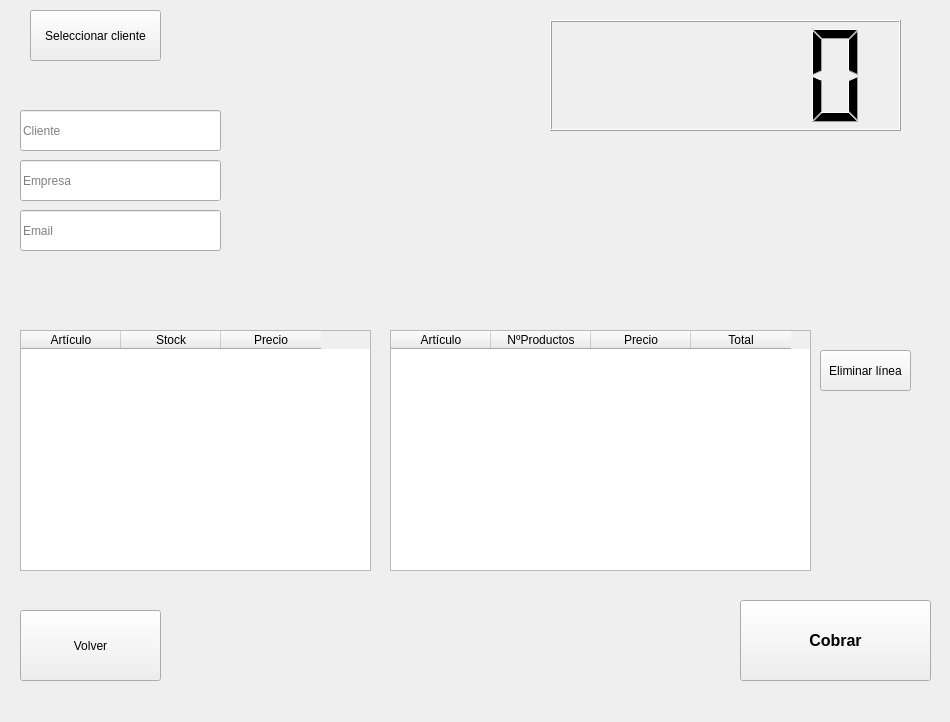
<?xml version="1.0" encoding="UTF-8"?>
<ui version="4.0">
 <class>TPV</class>
 <widget class="QMainWindow" name="TPV">
  <property name="geometry">
   <rect>
    <x>0</x>
    <y>0</y>
    <width>950</width>
    <height>722</height>
   </rect>
  </property>
  <property name="minimumSize">
   <size>
    <width>950</width>
    <height>722</height>
   </size>
  </property>
  <property name="maximumSize">
   <size>
    <width>950</width>
    <height>722</height>
   </size>
  </property>
  <property name="windowTitle">
   <string>TPV</string>
  </property>
  <widget class="QWidget" name="centralwidget">
   <widget class="QPushButton" name="btnSeleccionar">
    <property name="geometry">
     <rect>
      <x>30</x>
      <y>10</y>
      <width>131</width>
      <height>51</height>
     </rect>
    </property>
    <property name="text">
     <string>Seleccionar cliente</string>
    </property>
   </widget>
   <widget class="QPushButton" name="btnCobrar">
    <property name="geometry">
     <rect>
      <x>740</x>
      <y>600</y>
      <width>191</width>
      <height>81</height>
     </rect>
    </property>
    <property name="font">
     <font>
      <pointsize>12</pointsize>
      <weight>75</weight>
      <bold>true</bold>
     </font>
    </property>
    <property name="text">
     <string>Cobrar</string>
    </property>
   </widget>
   <widget class="QLineEdit" name="lineNombre">
    <property name="geometry">
     <rect>
      <x>20</x>
      <y>110</y>
      <width>201</width>
      <height>41</height>
     </rect>
    </property>
    <property name="placeholderText">
     <string>Cliente</string>
    </property>
   </widget>
   <widget class="QLineEdit" name="lineEmpresa">
    <property name="geometry">
     <rect>
      <x>20</x>
      <y>160</y>
      <width>201</width>
      <height>41</height>
     </rect>
    </property>
    <property name="placeholderText">
     <string>Empresa</string>
    </property>
   </widget>
   <widget class="QLineEdit" name="lineEmal">
    <property name="geometry">
     <rect>
      <x>20</x>
      <y>210</y>
      <width>201</width>
      <height>41</height>
     </rect>
    </property>
    <property name="placeholderText">
     <string>Email</string>
    </property>
   </widget>
   <widget class="QTableWidget" name="tableInventario">
    <property name="geometry">
     <rect>
      <x>20</x>
      <y>330</y>
      <width>351</width>
      <height>241</height>
     </rect>
    </property>
    <column>
     <property name="text">
      <string>Artículo</string>
     </property>
    </column>
    <column>
     <property name="text">
      <string>Stock</string>
     </property>
    </column>
    <column>
     <property name="text">
      <string>Precio</string>
     </property>
    </column>
   </widget>
   <widget class="QTableWidget" name="tableTicket">
    <property name="geometry">
     <rect>
      <x>390</x>
      <y>330</y>
      <width>421</width>
      <height>241</height>
     </rect>
    </property>
    <column>
     <property name="text">
      <string>Artículo</string>
     </property>
    </column>
    <column>
     <property name="text">
      <string>NºProductos</string>
     </property>
    </column>
    <column>
     <property name="text">
      <string>Precio</string>
     </property>
    </column>
    <column>
     <property name="text">
      <string>Total</string>
     </property>
    </column>
   </widget>
   <widget class="QPushButton" name="btnEliminarLinea">
    <property name="geometry">
     <rect>
      <x>820</x>
      <y>350</y>
      <width>91</width>
      <height>41</height>
     </rect>
    </property>
    <property name="text">
     <string>Eliminar línea</string>
    </property>
   </widget>
   <widget class="QLCDNumber" name="lcdTotalCompra">
    <property name="geometry">
     <rect>
      <x>550</x>
      <y>20</y>
      <width>351</width>
      <height>111</height>
     </rect>
    </property>
   </widget>
   <widget class="QPushButton" name="btnVolver">
    <property name="geometry">
     <rect>
      <x>20</x>
      <y>610</y>
      <width>141</width>
      <height>71</height>
     </rect>
    </property>
    <property name="text">
     <string>Volver</string>
    </property>
   </widget>
  </widget>
  <widget class="QMenuBar" name="menubar">
   <property name="geometry">
    <rect>
     <x>0</x>
     <y>0</y>
     <width>950</width>
     <height>21</height>
    </rect>
   </property>
  </widget>
 </widget>
 <resources/>
 <connections/>
</ui>
